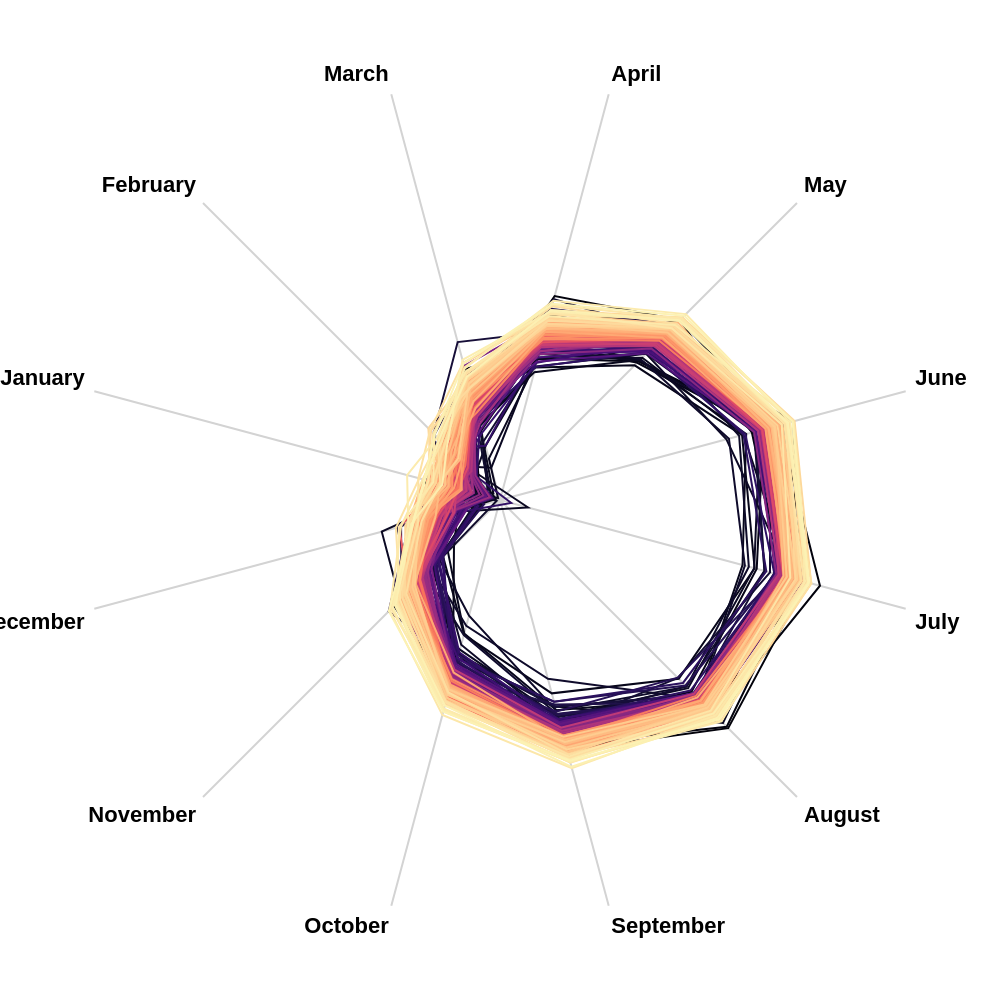

The Vega-Lite source for this figure:
### Vega specification from a JSON file in a GitHub repository (floating-point values rounded to 4 significant figures; data arrays with more than 128 entries replaced by an {"elided": "..."} marker saying what was removed)
{"$schema": "https://vega.github.io/schema/vega/v5.json", "description": "Climate Radar Chart with Year Slider and Transparent Background (Inspired by Ed Hawkins)", "width": 500, "height": 500, "padding": 40, "autosize": {"type": "none", "contains": "padding"}, "signals": [{"name": "radius", "update": "width / 2"}, {"name": "Year", "value": 2010, "bind": {"input": "range", "min": 1800, "max": 2015, "step": 1}}], "data": [{"name": "table", "values": {"elided": "2592 records"}}, {"name": "filteredTable", "source": "table", "transform": [{"type": "filter", "expr": "datum.year <= Year"}]}, {"name": "keys", "source": "filteredTable", "transform": [{"type": "aggregate", "groupby": ["key"]}]}], "scales": [{"name": "angular", "type": "point", "range": {"signal": "[-PI, PI]"}, "padding": 0.5, "domain": {"data": "table", "field": "key"}}, {"name": "radial", "type": "linear", "range": {"signal": "[0, radius]"}, "zero": true, "nice": false, "domain": {"data": "table", "field": "value"}, "domainMin": 0, "domainMax": 20}, {"name": "color", "type": "sequential", "domain": {"data": "table", "field": "year"}, "range": {"scheme": "magma"}}], "encode": {"enter": {"x": {"signal": "radius"}, "y": {"signal": "radius"}}}, "marks": [{"type": "area", "name": "background-fill", "from": {"data": "table"}, "encode": {"enter": {"interpolate": {"value": "linear-closed"}, "x": {"signal": "scale('radial', datum.value) * cos(scale('angular', datum.key))"}, "y": {"signal": "scale('radial', datum.value) * sin(scale('angular', datum.key))"}, "y2": {"signal": "radius"}, "fill": {"value": "transparent"}, "fillOpacity": {"value": 1}}}}, {"type": "group", "name": "categories", "zindex": 1, "from": {"facet": {"data": "filteredTable", "name": "facet", "groupby": ["year"]}}, "marks": [{"type": "line", "name": "year-line", "from": {"data": "facet"}, "encode": {"enter": {"interpolate": {"value": "linear-closed"}, "x": {"signal": "scale('radial', datum.value) * cos(scale('angular', datum.key))"}, "y": {"signal": "scale('radial', datum.value) * sin(scale('angular', datum.key))"}, "stroke": {"scale": "color", "field": "year"}, "strokeWidth": {"value": 1}, "fill": {"scale": "color", "field": "year"}, "fillOpacity": {"value": 0}, "tooltip": [{"data": "table", "title": "Avg. Temperature:", "field": "value"}]}}}]}, {"type": "rule", "name": "radial-grid", "from": {"data": "keys"}, "zindex": 0, "encode": {"enter": {"x": {"value": 0}, "y": {"value": 0}, "x2": {"signal": "radius * cos(scale('angular', datum.key))"}, "y2": {"signal": "radius * sin(scale('angular', datum.key))"}, "stroke": {"value": "lightgray"}, "strokeWidth": {"value": 1}}}}, {"type": "text", "name": "key-label", "from": {"data": "keys"}, "zindex": 1, "encode": {"enter": {"x": {"signal": "(radius + 5) * cos(scale('angular', datum.key))"}, "y": {"signal": "(radius + 5) * sin(scale('angular', datum.key))"}, "text": {"field": "key"}, "align": [{"test": "abs(scale('angular', datum.key)) > PI / 2", "value": "right"}, {"value": "left"}], "baseline": [{"test": "scale('angular', datum.key) > 0", "value": "top"}, {"test": "scale('angular', datum.key) == 0", "value": "middle"}, {"value": "bottom"}], "fill": {"value": "black"}, "fontWeight": {"value": "bold"}}}}, {"type": "line", "name": "outer-line", "from": {"data": "radial-grid"}, "encode": {"enter": {"interpolate": {"value": "linear-closed"}, "x": {"field": "x2"}, "y": {"field": "y2"}, "stroke": {"value": "transparent"}, "strokeWidth": {"value": 1}}}}]}
